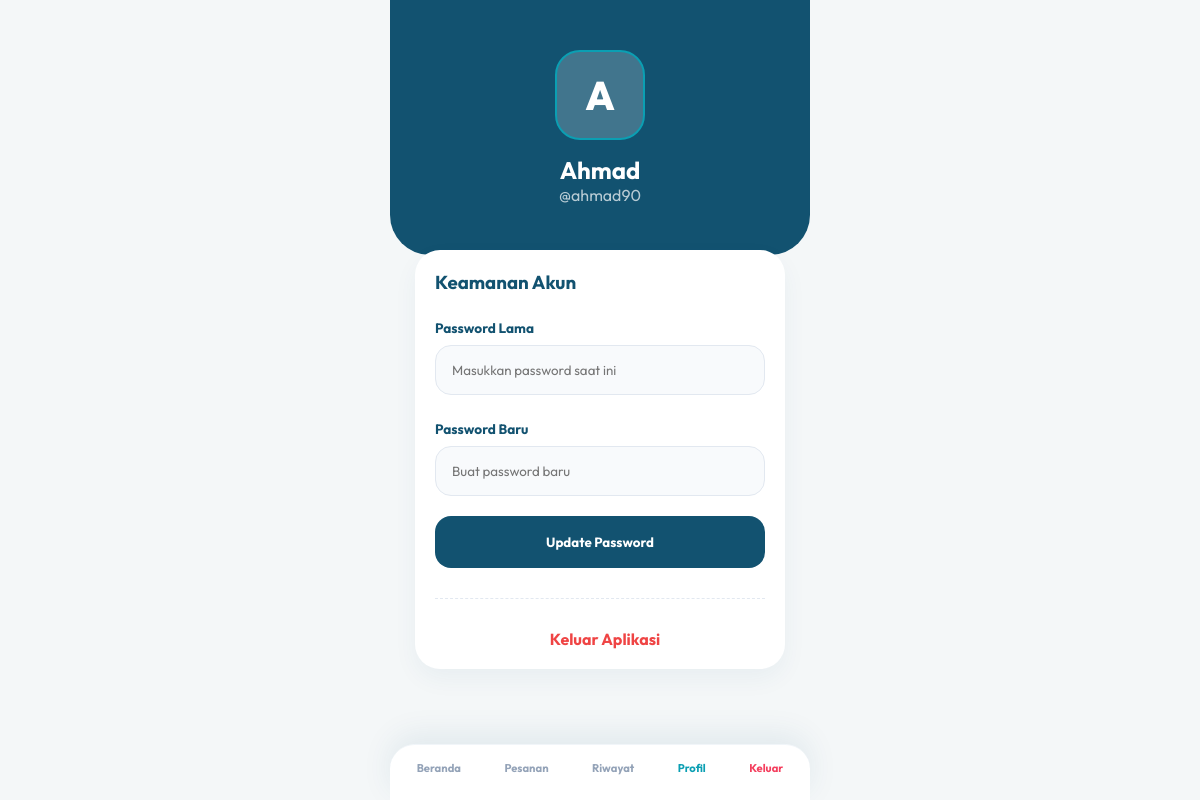
Page /pelanggan/profil.php (signed in) on the committed database.
### tables this page shows
CREATE TABLE `pelanggan` (
  `id_pelanggan` int(11) NOT NULL,
  `id_user` int(11) NOT NULL,
  `nama_lengkap` varchar(100) NOT NULL,
  `no_telp` varchar(15) NOT NULL,
  `alamat` text DEFAULT NULL,
  `created_at` timestamp NOT NULL DEFAULT current_timestamp()
);

CREATE TABLE `users` (
  `id_user` int(11) NOT NULL,
  `username` varchar(50) NOT NULL,
  `password` varchar(255) NOT NULL,
  `role` enum('admin','kasir','pelanggan') NOT NULL,
  `created_at` timestamp NOT NULL DEFAULT current_timestamp()
);

### pelanggan/profil.php (the view, shortened to what this page needs)
<?php
require '../config/koneksi.php';
$id_user = $_SESSION['id_user'];
$u_data = mysqli_fetch_assoc(mysqli_query($conn, "SELECT p.*, u.username FROM pelanggan p JOIN users u ON p.id_user = u.id_user WHERE p.id_user = '$id_user'"));
?>
<!DOCTYPE html>
<html lang="id">
<head>
</head>
<body>
    <div class="app-container">
        <div class="profile-header">
            <div class="avatar-lg"><?php echo strtoupper(substr($u_data['nama_lengkap'], 0, 1)); ?></div>
            <h2><?php echo htmlspecialchars($u_data['nama_lengkap']); ?></h2>
            <p style="opacity: 0.7;">@<?php echo $u_data['username']; ?></p>
        </div>
        <div class="content">
            <div class="info-card">
                <h3 style="color: var(--primary);"><i class="ph-bold ph-shield-check"></i> Keamanan Akun</h3>
                <form action="" method="POST">
                    <div class="form-group">
                        <label>Password Lama</label>
                        <input type="password" name="pass_lama" class="form-control" required placeholder="Masukkan password saat ini">
                    </div>
                    <div class="form-group">
                        <label>Password Baru</label>
                        <input type="password" name="pass_baru" class="form-control" required placeholder="Buat password baru">
                    </div>
                    <button type="submit" name="update_password" class="btn-save">Update Password</button>
                </form>
                <hr style="margin: 30px 0; border: none; border-top: 1px dashed #e2e8f0;">
                <a href="../logout.php" style="display: flex; align-items: center; justify-content: center; gap: 10px; color: #ef4444; text-decoration: none; font-weight: 700;">
                    <i class="ph-bold ph-sign-out"></i> Keluar Aplikasi
                </a>
            </div>
        </div>
        <?php include 'nav_include.php'; ?>
    </div>
</body>
</html>

### pelanggan/profil.php (style rules this page uses)
:root { --primary: #125270; --accent: #0b9fb3; --bg: #f4f7f8; }
* { margin: 0; padding: 0; box-sizing: border-box; font-family: 'Outfit', sans-serif; }
body { background: var(--bg); display: flex; justify-content: center; }
.app-container { width: 100%; max-width: 420px; background: var(--bg); min-height: 100vh; padding-bottom: 100px; }
.profile-header { background: var(--primary); padding: 50px 25px; color: white; border-radius: 0 0 40px 40px; text-align: center; }
.avatar-lg { width: 90px; height: 90px; background: rgba(255,255,255,0.2); border-radius: 25px; margin: 0 auto 15px; display: flex; align-items: center; justify-content: center; font-size: 2.5rem; font-weight: 800; border: 2px solid var(--accent); }
.content { padding: 25px; }
.info-card { background: white; padding: 20px; border-radius: 25px; margin-top: -30px; box-shadow: 0 10px 25px rgba(18, 82, 112, 0.05); }
.form-group { margin-top: 25px; }
.form-group label { display: block; font-size: 0.85rem; font-weight: 700; color: var(--primary); margin-bottom: 8px; }
.form-control { width: 100%; padding: 16px; border-radius: 16px; border: 1px solid #e2e8f0; background: #f8fafc; outline: none; transition: 0.3s; }
.btn-save { width: 100%; padding: 18px; background: var(--primary); color: white; border: none; border-radius: 16px; font-weight: 700; margin-top: 20px; cursor: pointer; transition: 0.3s; }

### rows in the picture
pelanggan: nama_lengkap "A", nama_lengkap "Ahmad", id_user.username "ahmad90"
